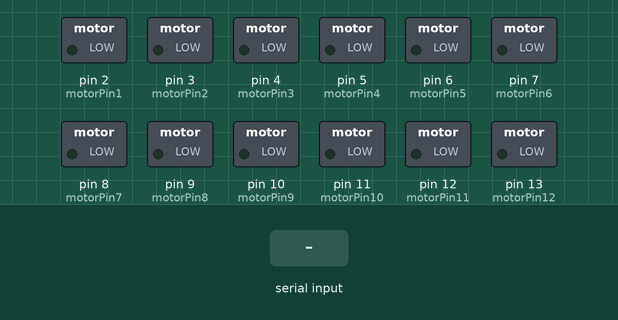
Bench run of a sketch on a simulated Arduino Uno, built with avr-gcc and run on an emulated ATmega328P. Parts: switched loads named in the sketch (green lamp = pin HIGH). The test bench sets the inputs (shaded band). What the sketch prints to the serial monitor is not drawn.

Above: at 1.2 s.
1.3 s: "w" received over Serial
At 2.0 s:
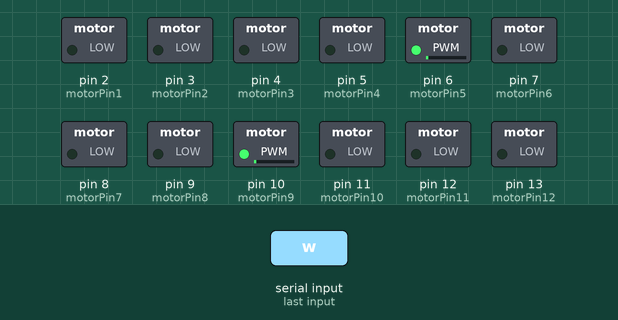
2.8 s: "d" received over Serial
At 3.2 s:
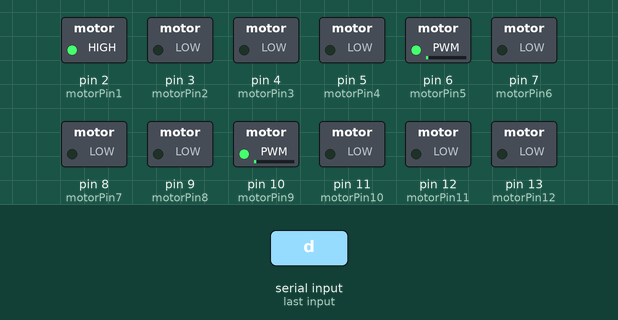
4.3 s: "a" received over Serial
At 5.5 s:
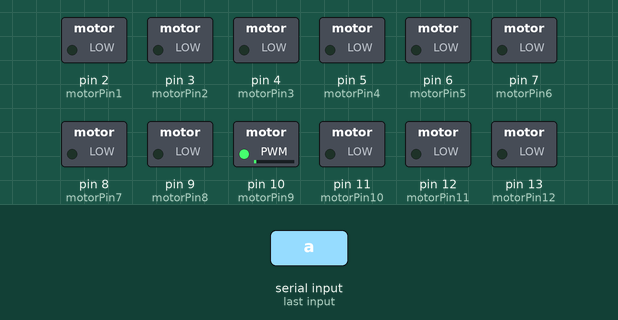
5.8 s: "s" received over Serial
At 6.6 s:
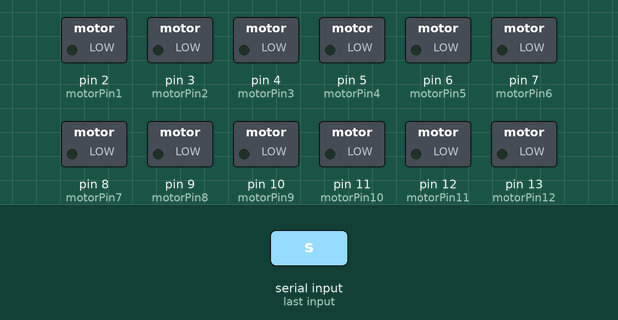
Timing chart, 0 to 8.3 s (numbered marks = the images above; inputs shaded):
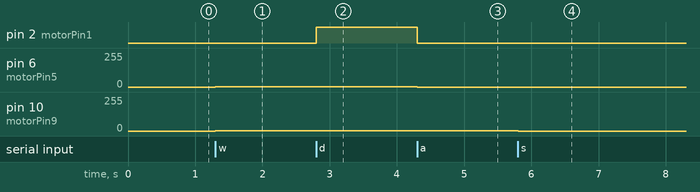

Measured:
- after the input at 1.3 s, pin 6 (motorPin5), pin 10 (motorPin9): 0/255 → 1/255 at once
- after the input at 2.8 s, pin 2 (motorPin1): LOW → HIGH at once
- after the input at 4.3 s, pin 2 (motorPin1): HIGH → LOW at once; pin 6 (motorPin5): 1/255 → 0/255 at once
- after the input at 5.8 s, pin 10 (motorPin9): 1/255 → 0/255 at once

The sketch:

final_with_sensor.ino
```cpp
int motorPin1 = 2;
int motorPin2 = 3;
int motorPin3=  4;
int motorPin4=  5;
int motorPin5=  6;
int motorPin6=  7;
int motorPin7 = 8;
int motorPin8 = 9;
int motorPin9= 10;
int motorPin10= 11;
int motorPin11= 12;
int motorPin12= 13;
int a=0;
int b=0;
int c=0;

void setup() {
  Serial.begin(9600);

  pinMode(motorPin1, OUTPUT);
  pinMode(motorPin2, OUTPUT);
  pinMode(motorPin3, OUTPUT);
  pinMode(motorPin4,OUTPUT);
  pinMode(motorPin5, OUTPUT);
  pinMode(motorPin6,OUTPUT);
  pinMode(motorPin7, OUTPUT);
  pinMode(motorPin8, OUTPUT);
  pinMode(motorPin9, OUTPUT);
  pinMode(motorPin10,OUTPUT);
  pinMode(motorPin11, OUTPUT);
  pinMode(motorPin12,OUTPUT);

}

void loop() {


    if (Serial.available() > 0) {
    char s = Serial.read();
    Serial.println(s);


 if (s == 'w') {
    Serial.print("FORWARD");

    analogWrite(motorPin1, HIGH);
    analogWrite(motorPin2, LOW);
    analogWrite(motorPin3, HIGH);
    analogWrite(motorPin4, LOW);
    analogWrite(motorPin5, HIGH);
    analogWrite(motorPin6, LOW);
    analogWrite(motorPin7, HIGH);
    analogWrite(motorPin8, LOW);
    analogWrite(motorPin9, HIGH);
    analogWrite(motorPin10, LOW);
    analogWrite(motorPin11, HIGH);
    analogWrite(motorPin12, LOW);
    }
    else if (s == 'd') {
    Serial.print("RIGHT");
   digitalWrite(motorPin1, HIGH);
    analogWrite(motorPin2, LOW);
    analogWrite(motorPin3, HIGH);
    analogWrite(motorPin4, LOW);
    analogWrite(motorPin5, HIGH);
    analogWrite(motorPin6, LOW);
    analogWrite(motorPin7, LOW);
    analogWrite(motorPin8, LOW);
    analogWrite(motorPin9, HIGH);
    analogWrite(motorPin10, LOW);
    analogWrite(motorPin11, LOW);
    analogWrite(motorPin12, LOW);

    }
    else if (s == 'a') {

    Serial.print("LEFT");
    analogWrite(motorPin1, LOW);
    analogWrite(motorPin2, LOW);
    analogWrite(motorPin3, HIGH);
    analogWrite(motorPin4, LOW);
    analogWrite(motorPin5, LOW);
    analogWrite(motorPin6, LOW);
    analogWrite(motorPin7, HIGH);
    analogWrite(motorPin8, LOW);
    analogWrite(motorPin9, HIGH);
    analogWrite(motorPin10, LOW);
    analogWrite(motorPin11, HIGH);
    analogWrite(motorPin12, LOW);
    }

      else if (s == 's') {

    Serial.print("STOP");
    analogWrite(motorPin1, LOW);
    analogWrite(motorPin2, LOW);
    analogWrite(motorPin3, LOW);
    analogWrite(motorPin4, LOW);
    analogWrite(motorPin5, LOW);
    analogWrite(motorPin6, LOW);
    analogWrite(motorPin7, LOW);
    analogWrite(motorPin8, LOW);
    analogWrite(motorPin9, LOW);
    analogWrite(motorPin10, LOW);
    analogWrite(motorPin11, LOW);
    analogWrite(motorPin12, LOW);
    }

     else if (s == 'q') {
      Serial.print("ULTRASONIC TURNED ON");
      a=analogRead(A0);
      if(a>100)
      { Serial.print("OBSTACLE DETECTED");
     }
     }


     else if (s == 'e') {
      Serial.print("MOTION TURNED ON");
      b=analogRead(A1);
      if(b>100)
      { Serial.print("MOTION DETECTED");
     }
     }

     else if (s == 'z') {
      Serial.print("GAS TURNED ON");
      c=analogRead(A2);
      if(c>100)
      { Serial.print("GAS DETECTED");
     }
     }
    }
    }
```
